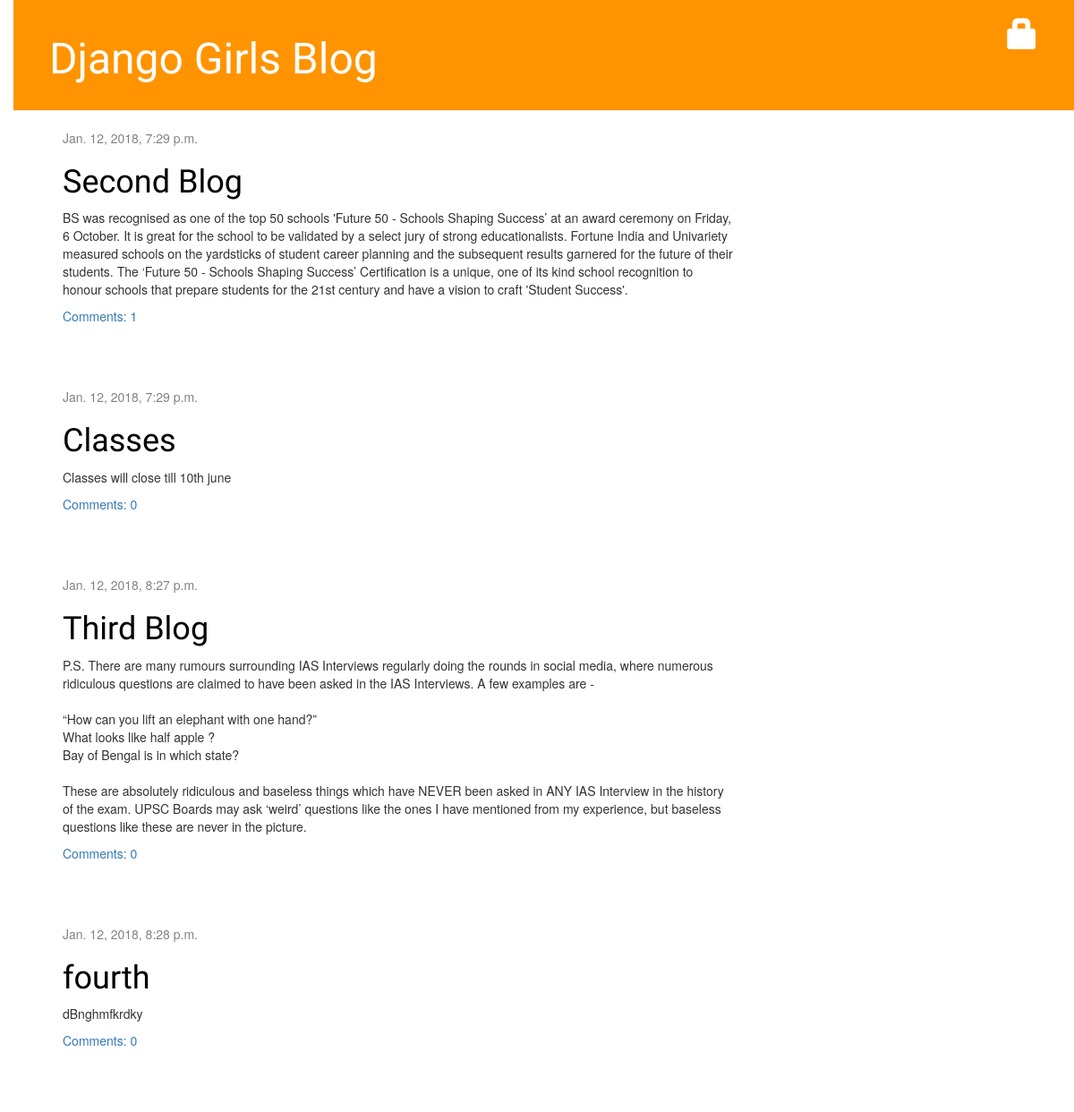
The page / on the database its author committed.
### blog/models.py (models this page shows, shortened)
class Post(models.Model):
    author = models.ForeignKey('auth.User')
    title = models.CharField(max_length=200)
    text = models.TextField()
    created_date = models.DateTimeField(
            default=timezone.now)
    published_date = models.DateTimeField(
            blank=True, null=True)
    def approved_comments(self):
        return self.comments.filter(approved_comment=True)

### blog/views.py (the view)
# urls.py: url(r'^$', views.post_list, name='post_list'),
def post_list(request):
    posts = Post.objects.filter(published_date__lte=timezone.now()).order_by('published_date')
    return render(request, 'blog/post_list.html' ,{'posts': posts})

### blog/templates/blog/post_list.html
{% extends 'blog/base.html' %}
{% block content %}
    {% for post in posts %}
        <div class="post">
            <div class="date">
                {{ post.published_date }}
            </div>
            <h1><a href="{% url 'post_detail' pk=post.pk %}">{{ post.title }}</a></h1>
            <p>{{ post.text|linebreaksbr }}</p>
            <a href="{% url 'post_detail' pk=post.pk %}">Comments: {{ post.approved_comments.count }}</a>
        </div>
    {% endfor %}
{% endblock %}

### blog/static/css/blog.css (style rules this page uses)
h1 a { color: #FCA205; font-family: 'Lobster'; }
body { padding-left: 15px; }
h1, h2, h3, h4 { font-family: 'Lobster', cursive; }
.date { color: #828282; }
.post { margin-bottom: 70px; }
.post h1 a, .post h1 a:visited { color: #000000; }

### rows shown on the page
Post: published_date "Jan. 12, 2018, 7:29 p.m.", title "Second Blog", text "BS was recognised as one of the top 50 schools 'Future 50 - Schools Shaping Success’ at an award ceremony on Friday, 6 October. It is great for the school to be validated by a select jury of strong educationalists. Fortune India and Univariety measured schools on the yardsticks of student career planning and the subsequent results garnered for the future of their students. The ‘Future 50 - Schools Shaping Success’ Certification is a unique, one of its kind school recognition to honour schools that prepare students for the 21st century and have a vision to craft 'Student Success'.", approved_comments.count "1"
Post: published_date "Jan. 12, 2018, 7:29 p.m.", title "Classes", text "Classes will close till 10th june", approved_comments.count "0"
Post: published_date "Jan. 12, 2018, 8:27 p.m.", title "Third Blog", text "P.S. There are many rumours surrounding IAS Interviews regularly doing the rounds in social media, where numerous ridiculous questions are claimed to have been asked in the IAS Interviews. A few examples are - “How can you lift an elephant with one hand?” What looks like half apple ? Bay of Bengal is in which state? These are absolutely ridiculous and baseless things which have NEVER been asked in ANY IAS Interview in the history of the exam. UPSC Boards may ask ‘weird’ questions like the ones I have mentioned from my experience, but baseless questions like these are never in the picture.", approved_comments.count "0"
Post: published_date "Jan. 12, 2018, 8:28 p.m.", title "fourth", text "dBnghmfkrdky", approved_comments.count "0"
